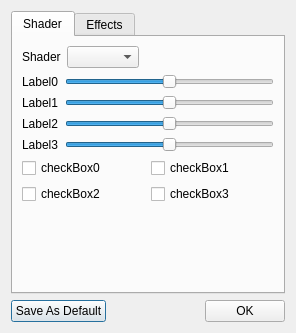
<?xml version="1.0" encoding="UTF-8"?>
<ui version="4.0">
 <class>ShaderDialog</class>
 <widget class="QDialog" name="ShaderDialog">
  <property name="geometry">
   <rect>
    <x>0</x>
    <y>0</y>
    <width>296</width>
    <height>333</height>
   </rect>
  </property>
  <property name="windowTitle">
   <string>Appearance</string>
  </property>
  <property name="styleSheet">
   <string notr="true">QToolButton {
   color: #333;
   background-color: #666;
   border-width: 2px;
   border-color: #CCC;
   border-style: solid;
   border-radius: 5;
   padding: 0px;
   min-width: 50px;
   max-width: 50px;
   min-height: 30px;
   max-height: 30px;
}

QToolButton[gradient=&quot;true&quot;] {
   border-width: 1px; 
   border-color: #333;
   border-style: solid; 
   border-radius: 1; 
   padding: 0px; 
   min-width: 200px;
   height: 30px;
}

QToolButton:pressed {
   border-color: #222;
}
</string>
  </property>
  <layout class="QVBoxLayout" name="verticalLayout_4">
   <item>
    <widget class="QTabWidget" name="shaderFilterTabWidget">
     <property name="currentIndex">
      <number>0</number>
     </property>
     <widget class="QWidget" name="tab">
      <attribute name="title">
       <string>Shader</string>
      </attribute>
      <layout class="QVBoxLayout" name="verticalLayout">
       <item>
        <layout class="QHBoxLayout" name="horizontalLayout_5">
         <item>
          <widget class="QLabel" name="label_10">
           <property name="text">
            <string>Shader</string>
           </property>
          </widget>
         </item>
         <item>
          <widget class="QComboBox" name="shaderCombo"/>
         </item>
         <item>
          <spacer name="horizontalSpacer_4">
           <property name="orientation">
            <enum>Qt::Horizontal</enum>
           </property>
           <property name="sizeHint" stdset="0">
            <size>
             <width>40</width>
             <height>20</height>
            </size>
           </property>
          </spacer>
         </item>
        </layout>
       </item>
       <item>
        <layout class="QGridLayout" name="gridLayout_2">
         <item row="0" column="0">
          <widget class="QLabel" name="label0">
           <property name="text">
            <string>Label0</string>
           </property>
          </widget>
         </item>
         <item row="1" column="0">
          <widget class="QLabel" name="label1">
           <property name="text">
            <string>Label1</string>
           </property>
          </widget>
         </item>
         <item row="2" column="0">
          <widget class="QLabel" name="label2">
           <property name="text">
            <string>Label2</string>
           </property>
          </widget>
         </item>
         <item row="3" column="0">
          <widget class="QLabel" name="label3">
           <property name="text">
            <string>Label3</string>
           </property>
          </widget>
         </item>
         <item row="0" column="1">
          <widget class="QSlider" name="slider0">
           <property name="maximum">
            <number>100</number>
           </property>
           <property name="value">
            <number>50</number>
           </property>
           <property name="sliderPosition">
            <number>50</number>
           </property>
           <property name="orientation">
            <enum>Qt::Horizontal</enum>
           </property>
          </widget>
         </item>
         <item row="1" column="1">
          <widget class="QSlider" name="slider1">
           <property name="maximum">
            <number>100</number>
           </property>
           <property name="value">
            <number>50</number>
           </property>
           <property name="orientation">
            <enum>Qt::Horizontal</enum>
           </property>
          </widget>
         </item>
         <item row="2" column="1">
          <widget class="QSlider" name="slider2">
           <property name="maximum">
            <number>100</number>
           </property>
           <property name="value">
            <number>50</number>
           </property>
           <property name="orientation">
            <enum>Qt::Horizontal</enum>
           </property>
          </widget>
         </item>
         <item row="3" column="1">
          <widget class="QSlider" name="slider3">
           <property name="maximum">
            <number>100</number>
           </property>
           <property name="value">
            <number>50</number>
           </property>
           <property name="orientation">
            <enum>Qt::Horizontal</enum>
           </property>
          </widget>
         </item>
        </layout>
       </item>
       <item>
        <layout class="QGridLayout" name="gridLayout_3">
         <item row="0" column="0">
          <widget class="QCheckBox" name="checkBox0">
           <property name="text">
            <string>checkBox0</string>
           </property>
          </widget>
         </item>
         <item row="0" column="1">
          <widget class="QCheckBox" name="checkBox1">
           <property name="text">
            <string>checkBox1</string>
           </property>
          </widget>
         </item>
         <item row="1" column="0">
          <widget class="QCheckBox" name="checkBox2">
           <property name="text">
            <string>checkBox2</string>
           </property>
          </widget>
         </item>
         <item row="1" column="1">
          <widget class="QCheckBox" name="checkBox3">
           <property name="text">
            <string>checkBox3</string>
           </property>
          </widget>
         </item>
        </layout>
       </item>
       <item>
        <spacer name="verticalSpacer">
         <property name="orientation">
          <enum>Qt::Vertical</enum>
         </property>
         <property name="sizeHint" stdset="0">
          <size>
           <width>20</width>
           <height>0</height>
          </size>
         </property>
        </spacer>
       </item>
      </layout>
     </widget>
     <widget class="QWidget" name="tab_2">
      <attribute name="title">
       <string>Effects</string>
      </attribute>
      <layout class="QVBoxLayout" name="verticalLayout_3">
       <item>
        <widget class="QCheckBox" name="antialias">
         <property name="text">
          <string>Antialias Edges</string>
         </property>
        </widget>
       </item>
       <item>
        <widget class="QCheckBox" name="border">
         <property name="text">
          <string>Border</string>
         </property>
        </widget>
       </item>
       <item>
        <widget class="QCheckBox" name="ambientOcclusion">
         <property name="text">
          <string>Ambient Occlusion</string>
         </property>
        </widget>
       </item>
       <item>
        <widget class="QGroupBox" name="aoOptionsGroupBox">
         <property name="enabled">
          <bool>false</bool>
         </property>
         <property name="title">
          <string>Options</string>
         </property>
         <layout class="QVBoxLayout" name="verticalLayout_2">
          <item>
           <layout class="QGridLayout" name="gridLayout">
            <item row="0" column="0">
             <widget class="QLabel" name="label">
              <property name="text">
               <string>Radius</string>
              </property>
             </widget>
            </item>
            <item row="0" column="1">
             <widget class="QSlider" name="aoRadius">
              <property name="orientation">
               <enum>Qt::Horizontal</enum>
              </property>
             </widget>
            </item>
            <item row="1" column="0">
             <widget class="QLabel" name="label_2">
              <property name="text">
               <string>Strength</string>
              </property>
             </widget>
            </item>
            <item row="1" column="1">
             <widget class="QSlider" name="aoStrength">
              <property name="orientation">
               <enum>Qt::Horizontal</enum>
              </property>
             </widget>
            </item>
            <item row="2" column="0">
             <widget class="QLabel" name="label_3">
              <property name="text">
               <string>Total</string>
              </property>
             </widget>
            </item>
            <item row="2" column="1">
             <widget class="QSlider" name="aoTotal">
              <property name="orientation">
               <enum>Qt::Horizontal</enum>
              </property>
             </widget>
            </item>
           </layout>
          </item>
         </layout>
        </widget>
       </item>
       <item>
        <spacer name="verticalSpacer_2">
         <property name="orientation">
          <enum>Qt::Vertical</enum>
         </property>
         <property name="sizeHint" stdset="0">
          <size>
           <width>20</width>
           <height>40</height>
          </size>
         </property>
        </spacer>
       </item>
      </layout>
     </widget>
    </widget>
   </item>
   <item>
    <layout class="QHBoxLayout" name="horizontalLayout_2">
     <item>
      <widget class="QPushButton" name="saveAsDefault">
       <property name="text">
        <string>Save As Default</string>
       </property>
      </widget>
     </item>
     <item>
      <spacer name="horizontalSpacer_2">
       <property name="orientation">
        <enum>Qt::Horizontal</enum>
       </property>
       <property name="sizeHint" stdset="0">
        <size>
         <width>40</width>
         <height>20</height>
        </size>
       </property>
      </spacer>
     </item>
     <item>
      <widget class="QPushButton" name="okButton">
       <property name="text">
        <string>OK</string>
       </property>
      </widget>
     </item>
    </layout>
   </item>
  </layout>
 </widget>
 <resources/>
 <connections>
  <connection>
   <sender>okButton</sender>
   <signal>clicked()</signal>
   <receiver>ShaderDialog</receiver>
   <slot>close()</slot>
   <hints>
    <hint type="sourcelabel">
     <x>440</x>
     <y>281</y>
    </hint>
    <hint type="destinationlabel">
     <x>246</x>
     <y>163</y>
    </hint>
   </hints>
  </connection>
 </connections>
</ui>
